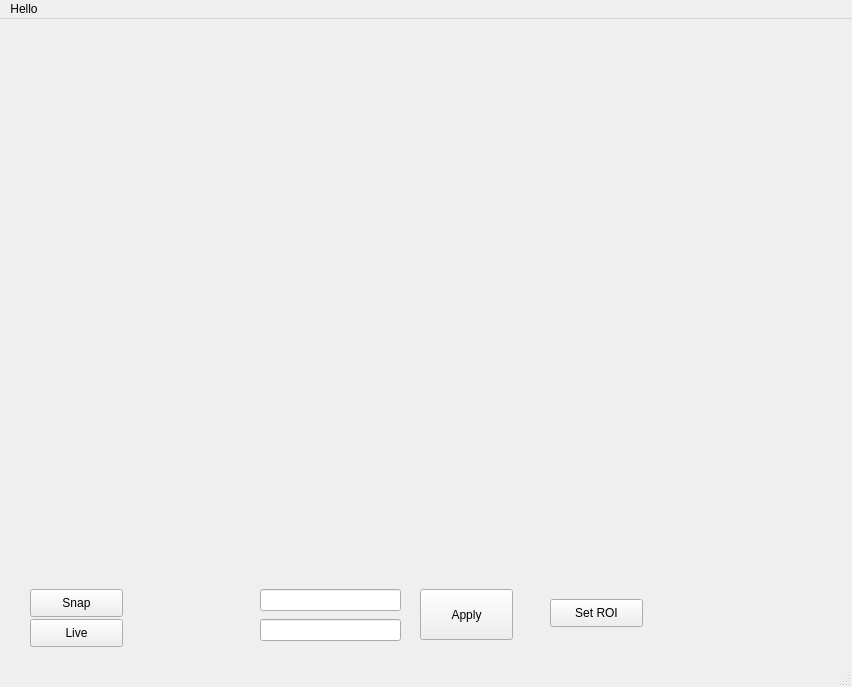
<?xml version="1.0" encoding="UTF-8"?>
<ui version="4.0">
 <class>MainWindow</class>
 <widget class="QMainWindow" name="MainWindow">
  <property name="geometry">
   <rect>
    <x>0</x>
    <y>0</y>
    <width>852</width>
    <height>687</height>
   </rect>
  </property>
  <property name="windowTitle">
   <string>Basic Camera Feed</string>
  </property>
  <widget class="QWidget" name="centralwidget">
   <property name="layoutDirection">
    <enum>Qt::LeftToRight</enum>
   </property>
   <widget class="QWidget" name="camera_widget" native="true">
    <property name="geometry">
     <rect>
      <x>20</x>
      <y>10</y>
      <width>811</width>
      <height>541</height>
     </rect>
    </property>
    <layout class="QHBoxLayout" name="horizontalLayout"/>
   </widget>
   <widget class="QPushButton" name="snap_button">
    <property name="geometry">
     <rect>
      <x>30</x>
      <y>570</y>
      <width>93</width>
      <height>28</height>
     </rect>
    </property>
    <property name="text">
     <string>Snap</string>
    </property>
   </widget>
   <widget class="QPushButton" name="live_button">
    <property name="geometry">
     <rect>
      <x>30</x>
      <y>600</y>
      <width>93</width>
      <height>28</height>
     </rect>
    </property>
    <property name="text">
     <string>Live</string>
    </property>
   </widget>
   <widget class="QLineEdit" name="camera_exposure_line">
    <property name="geometry">
     <rect>
      <x>260</x>
      <y>570</y>
      <width>141</width>
      <height>22</height>
     </rect>
    </property>
   </widget>
   <widget class="QLineEdit" name="camera_gain_line">
    <property name="geometry">
     <rect>
      <x>260</x>
      <y>600</y>
      <width>141</width>
      <height>22</height>
     </rect>
    </property>
   </widget>
   <widget class="QPushButton" name="apply_button">
    <property name="geometry">
     <rect>
      <x>420</x>
      <y>570</y>
      <width>93</width>
      <height>51</height>
     </rect>
    </property>
    <property name="text">
     <string>Apply</string>
    </property>
   </widget>
   <widget class="QPushButton" name="ROI_button">
    <property name="geometry">
     <rect>
      <x>550</x>
      <y>580</y>
      <width>93</width>
      <height>28</height>
     </rect>
    </property>
    <property name="text">
     <string>Set ROI</string>
    </property>
   </widget>
  </widget>
  <widget class="QMenuBar" name="menubar">
   <property name="geometry">
    <rect>
     <x>0</x>
     <y>0</y>
     <width>852</width>
     <height>26</height>
    </rect>
   </property>
   <widget class="QMenu" name="menuHello">
    <property name="title">
     <string>Hello</string>
    </property>
   </widget>
   <addaction name="menuHello"/>
  </widget>
  <widget class="QStatusBar" name="statusbar"/>
 </widget>
 <resources/>
 <connections/>
</ui>
